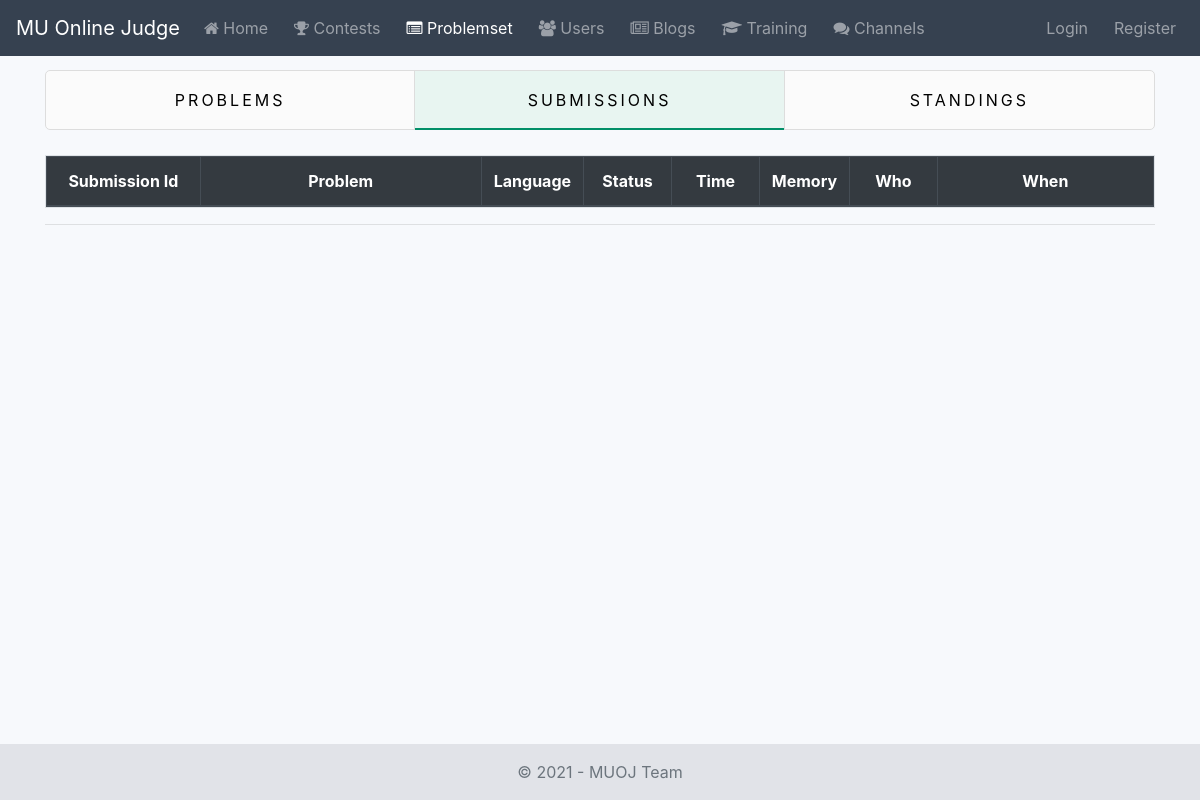
/problemset/submissions/, run on an earlier commit of the app's database.
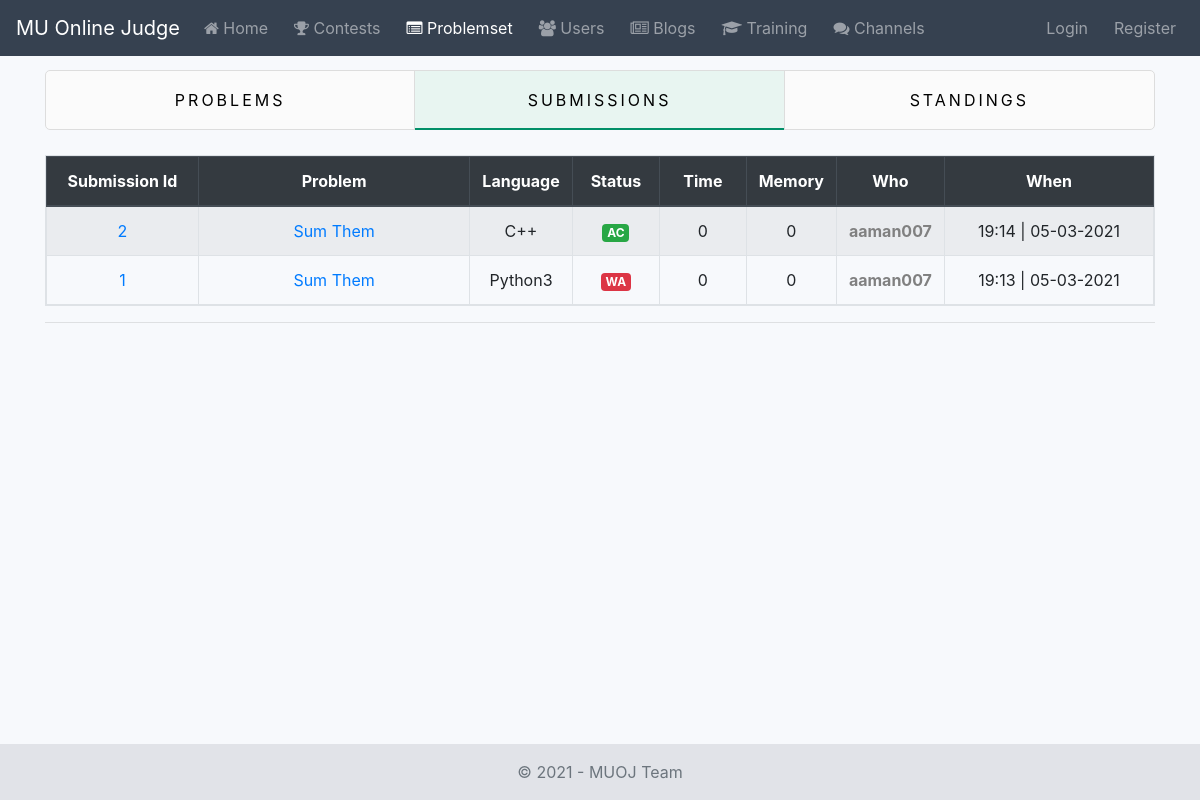
And on a later commit of the database.
### problemset/models.py (models this page shows, shortened)
class Submission(AbstractBaseModel):
    STATUS_CHOICES = (
        ('Running', 'Running'),
        ('AC', 'Accepted'),
        ('WA', 'Wrong Answer'),
        ('TLE', 'Time Limit Exceeded'),
        ('MLE', 'Memory Limit Exceeded'),
        ('CE', 'Compilation Error')
    )
    solution = models.FileField(verbose_name=_('Solution'), upload_to=submission_directory_path)
    solution_language = models.ForeignKey(
        verbose_name=_(' Language'),
        to=Language,
        related_name='submissions',
        on_delete=models.CASCADE
    )
    status = models.CharField(
        verbose_name=_('Status'),
        choices=STATUS_CHOICES,
        default='Running',
        max_length=200
    )
    """
    Submission Details format:
    {
        "final_verdict": "WA",
        "result": [
            {
                testcase: 1,
                verdict: "AC"
            },
            {
                testcase: 2,
                verdict: "WA"
            },
            {
                testcase: 3,
                verdict: "Skipped
            }
        ]
    }
    """
    submission_details = models.TextField(
        verbose_name=_('Submission Details'),
        default=dict,
        blank=True
    )
    contest = models.ForeignKey(
        verbose_name=_('Contest'),
        to=Contest,
        related_name='submissions',
        on_delete=models.SET_NULL,
        null=True,
        blank=True
    )
    problem = models.ForeignKey(
        verbose_name=_('Problem'),
        to=Problem,
        related_name='submissions',
        on_delete=models.CASCADE
    )
    user = models.ForeignKey(
        verbose_name=_('User'),
        to=User,
        related_name='submissions',
        on_delete=models.CASCADE
    )
    class Meta:
        verbose_name = _('Submission')
        verbose_name_plural = _('Submissions')
        ordering = ['-id']

class Problem(AbstractBaseModel):
    name = models.CharField(verbose_name=_('Name'), max_length=100)
    statement = RichTextField(verbose_name=_('Statement'))
    input_section = RichTextField(verbose_name=_('Input Section'))
    output_section = RichTextField(verbose_name=_('Output Section'))
    editorial = RichTextField(verbose_name=_('Editorial'))
    solution = models.FileField(verbose_name=_('Solution'))
    solution_language = models.ForeignKey(verbose_name=_('Language'), to=Language, on_delete=models.CASCADE)
    author = models.ForeignKey(to=User, on_delete=models.SET_NULL, null=True)
    is_protected = models.BooleanField(verbose_name=_('Is Protected'), default=0)
    time_limit = models.IntegerField(verbose_name=_('Time Limit'), default=1)
    memory_limit = models.PositiveIntegerField(verbose_name=_('Memory Limit'), default=256)
    objects = ProblemManager()
    class Meta:
        verbose_name = _('Problem')
        verbose_name_plural = _('Problems')
        ordering = ['-id']

class Language(models.Model):
    name = models.CharField(verbose_name=_('Language'), max_length=200)
    class Meta:
        verbose_name = _('Language')
        verbose_name_plural = _('Languages')
        ordering = ['-id']
    def __str__(self):
        return self.name

### problemset/views.py (the view)
# urls.py: path('submissions/', SubmissionListView.as_view(), name='submission-list'),
class SubmissionListView(ListView):
    model = Submission
    paginate_by = 10
    context_object_name = 'submissions'
    template_name = 'problemset/submission_list.html'
    def get_queryset(self):
        return Submission.objects.all().order_by('-created_at').select_related(
            'user', 'user__profile', 'problem', 'problem__solution_language'
        )
    def get_context_data(self, **kwargs):
        context = super().get_context_data(**kwargs)
        context.update({
            'problemset_nav': 'active',
            'problemset_submissions_tab': 'active'
        })
        return context

### problemset/templates/problemset/submission_list.html (shortened to what this page needs)
{% extends 'problemset/base.html' %}
{% block content %}
    {% include 'problemset/snippets/list_tabs.html' %}
    <table class="table table-responsive table-hover table-bordered text-center table-striped">
        <thead class="thead-dark">
            <tr>
                <th width="14%"> Submission Id </th>
                <th width="26%"> Problem </th>
                <th width="8%"> Language </th>
                <th width="8%"> Status </th>
                <th width="8%"> Time </th>
                <th width="8%"> Memory </th>
                <th width="8%"> Who </th>
                <th width="20%"> When </th>
            </tr>
        </thead>
        <tbody>
            {% for submission in submissions %}
                <tr>
                    <td>
                        {% if submission.problem.is_protected %}
                            {{ submission.id }}
                        {% else %}
                            <a href="#"> {{ submission.id }}</a>
                        {% endif %}
                    </td>
                    <td>
                        {% if submission.problem.is_protected %}
                            {{ submission.problem.name }}
                        {% else %}
                            <a href="{% url 'problemset:problem-details' submission.problem.id %}">
                                {{ submission.problem.name }}
                            </a>
                        {% endif %}
                    </td>
                     <td> {{ submission.solution_language }} </td>
                     {% if submission.status == 'AC' %}
                            <td>
                                <span class="badge badge-success"> {{ submission.status }} </span>
                            </td>
                     {% elif submission.status == 'WA'%}
                            <td>
                                <span class="badge badge-danger"> {{ submission.status }} </span>
                            </td>
                     {% elif submission.status == 'TLE'%}
                         <td>
                            <span class="badge badge-warning"> {{ submission.status }} </span>
                        </td>
                     {% elif submission.status == 'CE'%}
                         <td>
                             <span class="badge badge-info"> {{ submission.status }} </span>
                         </td>
                     {% elif submission.status == 'MLE'%}
                         <td>
                             <span class="badge badge-dark"> {{ submission.status }} </span>
                         </td>
                     {% else %}
                         <td>
                             <span class="badge badge-primary"> {{ submission.status }} </span>
                         </td>
                     {% endif %}
                     <td> {{ 0 }} </td>
                     <td> {{ 0 }} </td>
                     <td>
                         <a
                                 href="{% url 'accounts:user-profile' submission.user.username %}"
                                 class="rank-text rank-{{ submission.user.profile.rank }}"
                         >
                             {{ submission.user }}
                         </a>
                     </td>
                     <td> {{ submission.created_at|date:"H:i | d-m-Y" }} </td>
                </tr>
            {% endfor %}
        </tbody>
    </table>
    <hr />
{% endblock %}

### problemset/templates/problemset/base.html
{% extends 'base.html' %}

### templates/base.html (shortened to what this page needs)
{% load static %}
<!doctype html>
<html lang="en" class="h-100">
<head>
    <link rel="stylesheet" href="https://stackpath.bootstrapcdn.com/bootstrap/4.5.0/css/bootstrap.min.css"
>
    <link rel="stylesheet" href="https://stackpath.bootstrapcdn.com/font-awesome/4.7.0/css/font-awesome.min.css"/>
    <link rel="stylesheet" href="https://cdnjs.cloudflare.com/ajax/libs/tempusdominus-bootstrap-4/5.1.2/css/tempusdominus-bootstrap-4.min.css"
/>
    <link rel="stylesheet" href="https://cdnjs.cloudflare.com/ajax/libs/tempusdominus-bootstrap-4/5.1.2/css/tempusdominus-bootstrap-4.min.css"
/>
    <link rel="stylesheet" href="https://cdnjs.cloudflare.com/ajax/libs/toastr.js/latest/toastr.min.css"
 />
    <link rel="stylesheet" href="https://cdnjs.cloudflare.com/ajax/libs/Chart.js/2.9.4/Chart.min.css"
 />
    <link rel="stylesheet" href="https://cdnjs.cloudflare.com/ajax/libs/highlight.js/9.7.0/styles/default.min.css">
    <link href="{% static 'core/css/base.css' %}" rel="stylesheet">
</head>
<body class="d-flex flex-column h-100 bg-light-blue">
    <header>
        <nav class="navbar navbar-expand-md navbar-dark fixed-top bg-dark-blue">
            <a class="navbar-brand" href="/">
                MU Online Judge
            </a>
            <div class="collapse navbar-collapse" id="navbarCollapse">
                <ul class="navbar-nav  mr-auto">
                    <li class="nav-item {{ home }}">
                        <a class="nav-link" href="/"><i class="fa fa-home" aria-hidden="true"></i> Home <span class="sr-only">(current)</span></a>
                    </li>
                    <li class="nav-item {{ contest_nav }}">
                        <a class="nav-link" href="{% url 'contest:running-contest-list' %}"><i class="fa fa-trophy" aria-hidden="true"></i> Contests</a>
                    </li>
                    <li class="nav-item {{ problemset_nav }}">
                        <a class="nav-link" href="{% url 'problemset:problem-list' %}"><i class="fa fa-list-alt" aria-hidden="true"></i> Problemset</a>
                    </li>
                    <li class="nav-item {{ users_nav }}">
                        <a class="nav-link" href="{% url 'accounts:user-list' %}"><i class="fa fa-users" aria-hidden="true"></i> Users</a>
                    </li>
                    <li class="nav-item {{ blog_nav }}">
                        <a class="nav-link" href="{% url 'blog:blog-list' %}"><i class="fa fa-newspaper-o" aria-hidden="true"></i> Blogs</a>
                    </li>
                    <li class="nav-item {{ training_nav }}">
                        <a class="nav-link" href="{% url 'training:tutorial-list' %}"><i class="fa fa-graduation-cap" aria-hidden="true"></i> Training</a>
                    </li>
                    <li class="nav-item {{ channel_nav }}">
                        <a class="nav-link" href="{% url 'channel:channel-list' %}"><i class="fa fa-comments" aria-hidden="true"></i> Channels </a>
                    </li>
                </ul>
                <ul class="navbar-nav ml-auto">
                    {% if user.is_authenticated %}
                        <li class="nav-item dropdown">
                            <a class="nav-link dropdown-toggle" href="#" id="navbarDropdown" role="button" data-toggle="dropdown" aria-haspopup="true" aria-expanded="false">
                                {{ user.username }}
                            </a>
                            <div class="dropdown-menu dropdown-menu-right" style="color:#444954;" aria-labelledby="navbarDropdown">
                                <a class="dropdown-item" href="{% url 'accounts:user-profile' user.username %}">Profile</a>
                                {% if user.is_superuser %}
                                    <a class="dropdown-item" href="/dashboard">Dashboard</a>
                                    <a class="dropdown-item" href="/admin">Admin Panel</a>
                                {% endif %}
                                <a class="dropdown-item" href="{% url 'logout' %}">Logout</a>
                            </div>
                        </li>
                    {% else %}
                        <a class="nav-item nav-link" href="{% url 'login' %}">Login</a>
	          		    <a class="nav-item nav-link" href="{% url 'register' %}">Register</a>
                    {% endif %}
                </ul>
            </div>
        </nav>
    </header>
    <main role="main" class="flex-shrink-0">
        <div class="container">
            {% block content %}
            {% endblock %}
        </div>
    </main>
    <footer class="footer mt-auto py-3">
        <div class="container text-center">
            <span class="text-muted">&copy; {% now "Y" %} - MUOJ Team</span>
        </div>
    </footer>
</body>
</html>

### problemset/templates/problemset/snippets/list_tabs.html
<div class="tabs">
		<ul>
			<li class="tab-li {{ problemset_problems_tab }}"><a class="urlBlackColor btn" href="{% url 'problemset:problem-list' %}">Problems</a></li>
            <li class="tab-li {{ problemset_submissions_tab }}"><a class="urlBlackColor btn" href="{% url 'problemset:submission-list' %}">Submissions</a></li>
            <li class="tab-li {{ problemset_standings_tab }}"><a class="urlBlackColor btn" href="{% url 'problemset:standings' %}">Standings</a></li>
		</ul>
</div>

### static_local/core/css/base.css (style rules this page uses)
* { list-style: none; margin: 0; padding: 0; box-sizing: border-box; }
main > .container { padding: 70px 15px 15px; }
.footer { background-color: #e1e3e8; }
.footer > .container { padding-right: 15px; padding-left: 15px; }
.bg-dark-blue { color: #495057; background-color: #364150; }
.bg-light-blue { background-color: #f7f9fc; }
.urlBlackColor { color:black; }
.rank-text { font-weight: bold; }
.rank--10000 { color: gray; }
.navbar .nav-item:not(:last-child) { margin-right: 10px; }
nav ul { margin: 0; padding: 0; text-align: center; }
.tabs ul { display: flex; background: #fbfbfb; border: 1px solid #dddddd; border-radius: 5px; margin-bottom: 25px; }
.tabs ul li { width: 35%; padding: 10px; border-right: 1px solid #dddddd; text-align: center; color: #3b3b3b; text-transform: uppercase; font-size: 14px; font-weight: 600; letter-spacing: 3px; cursor: pointer; transition: all 0.2s ease; position: relative; }
.tabs ul li:last-child { border-right: 0px; }
.tabs ul li:before { content: ""; position: absolute; bottom: -1px; left: 0; width: 100%; height: 2px; background: #028f68; opacity: 0; transition: all 0.2s ease; }
.tabs ul li:hover, .tabs ul li.active { background: #e8f5f1; color: #0a944f; }
.tabs ul li:hover:before, .tabs ul li.active:before { opacity: 1; }

What changed in the data, as far as the page shows it:
added Submission: id "2", problem.name "Sum Them", solution_language "C++", status "AC", value "0", user "aaman007", created_at|d "19:14 | 05-03-2021"
added Submission: id "1", problem.name "Sum Them", solution_language "Python3", status "WA", value "0", user "aaman007", created_at|d "19:13 | 05-03-2021"
